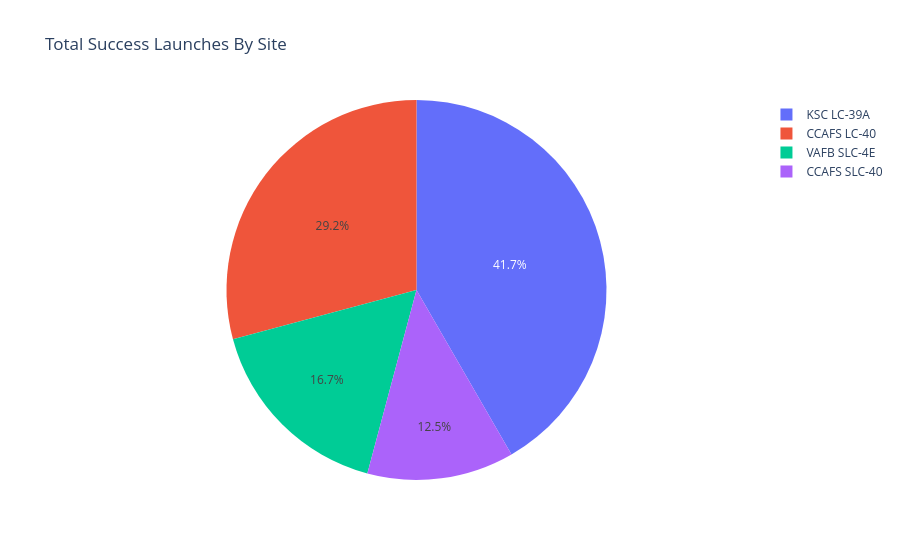

Notebook source saved alongside this figure:
### Markdown cell above
## TASK 2: Add a Callback Function to Render Success Pie Chart

The callback function receives the selected site from `site-dropdown` and returns a Plotly pie chart:
- When **ALL** sites are selected: calculates total successful launches grouped by launch site.
- When a **specific** site is selected: filters the dataframe for that site and displays the proportion of Success (`class=1`) vs. Failure (`class=0`).

### Code cell
def get_pie_chart(entered_site):
    if entered_site == 'ALL':
        fig = px.pie(
            spacex_df,
            values='class',
            names='Launch Site',
            title='Total Success Launches By Site'
        )
        return fig
    else:
        filtered_df = spacex_df[spacex_df['Launch Site'] == entered_site]
        site_counts = filtered_df['class'].value_counts().reset_index()
        site_counts.columns = ['class', 'count']
        site_counts['class_label'] = site_counts['class'].map({1: 'Success', 0: 'Failure'})
        fig = px.pie(
            site_counts,
            values='count',
            names='class_label',
            title=f'Total Success Launches for site {entered_site}',
            color='class_label',
            color_discrete_map={'Success': '#2ecc71', 'Failure': '#e74c3c'}
        )
        return fig

# Demonstrate Pie Chart for ALL sites
fig_all = get_pie_chart('ALL')
fig_all.show()

### Figure 1 — Plotly figure (JSON) as saved in the notebook; plotly's stock layout.template omitted (floating-point values rounded to 4 significant figures)
{"data": [{"domain": {"x": [0.0, 1.0], "y": [0.0, 1.0]}, "hovertemplate": "Launch Site=%{label}<br>class=%{value}<extra></extra>", "labels": ["CCAFS LC-40", "CCAFS LC-40", "CCAFS LC-40", "CCAFS LC-40", "CCAFS LC-40", "CCAFS LC-40", "CCAFS LC-40", "CCAFS LC-40", "CCAFS LC-40", "CCAFS LC-40", "CCAFS LC-40", "CCAFS LC-40", "CCAFS LC-40", "CCAFS LC-40", "CCAFS LC-40", "CCAFS LC-40", "CCAFS LC-40", "CCAFS LC-40", "CCAFS LC-40", "CCAFS LC-40", "CCAFS LC-40", "CCAFS LC-40", "CCAFS LC-40", "CCAFS LC-40", "CCAFS LC-40", "CCAFS LC-40", "VAFB SLC-4E", "VAFB SLC-4E", "VAFB SLC-4E", "VAFB SLC-4E", "VAFB SLC-4E", "VAFB SLC-4E", "VAFB SLC-4E", "VAFB SLC-4E", "VAFB SLC-4E", "VAFB SLC-4E", "KSC LC-39A", "KSC LC-39A", "KSC LC-39A", "KSC LC-39A", "KSC LC-39A", "KSC LC-39A", "KSC LC-39A", "KSC LC-39A", "KSC LC-39A", "KSC LC-39A", "KSC LC-39A", "KSC LC-39A", "KSC LC-39A", "CCAFS SLC-40", "CCAFS SLC-40", "CCAFS SLC-40", "CCAFS SLC-40", "CCAFS SLC-40", "CCAFS SLC-40", "CCAFS SLC-40"], "legendgroup": "", "name": "", "showlegend": true, "type": "pie", "values": [0, 0, 0, 0, 0, 0, 0, 0, 0, 0, 0, 0, 0, 0, 0, 0, 0, 1, 1, 0, 1, 1, 1, 0, 1, 1, 0, 0, 1, 1, 1, 1, 0, 0, 0, 0, 1, 0, 1, 1, 0, 1, 1, 0, 1, 1, 1, 1, 1, 1, 1, 0, 0, 0, 1, 0]}], "layout": {"legend": {"tracegroupgap": 0}, "title": {"text": "Total Success Launches By Site"}}}
